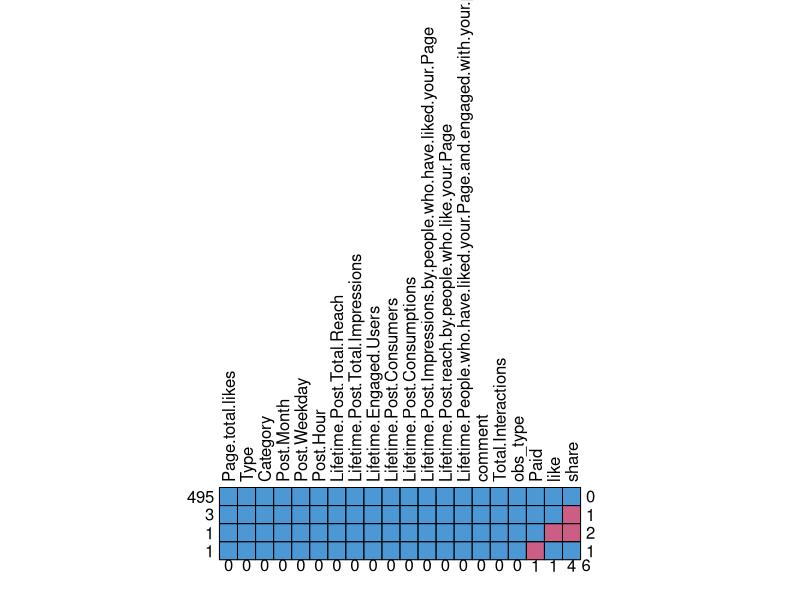
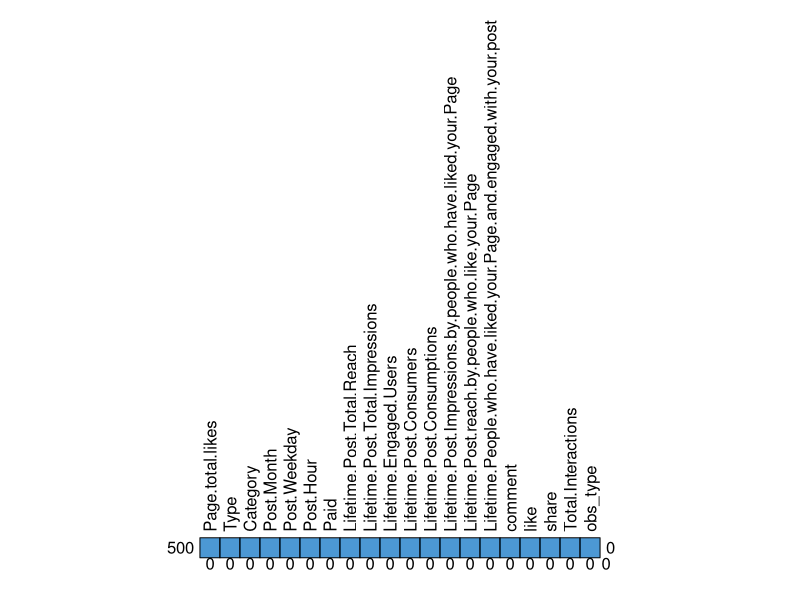
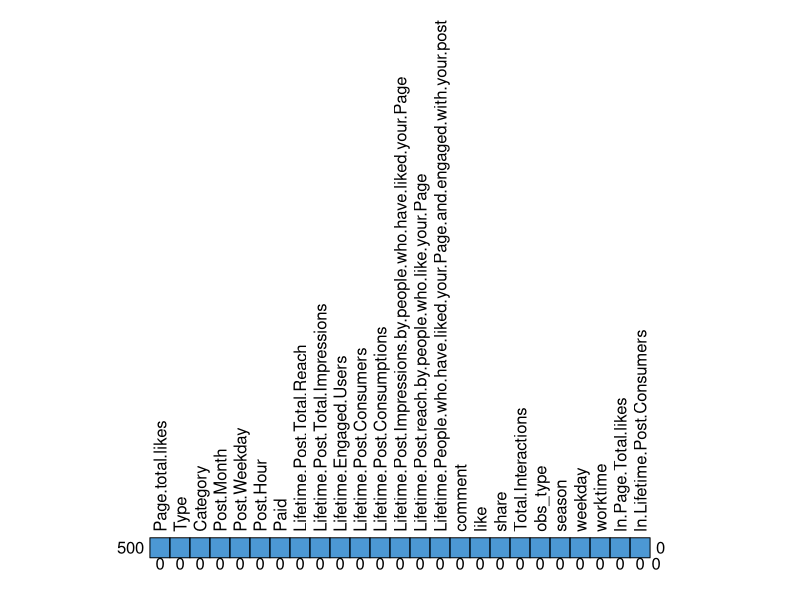
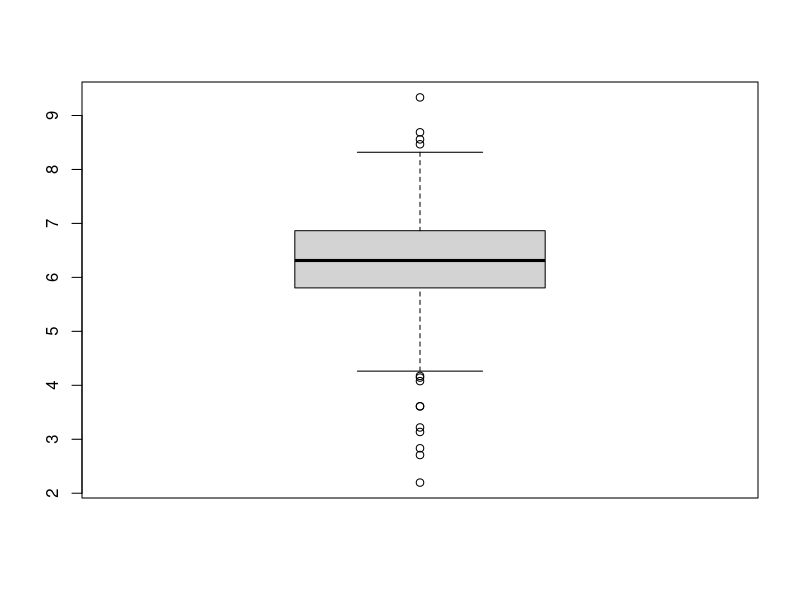
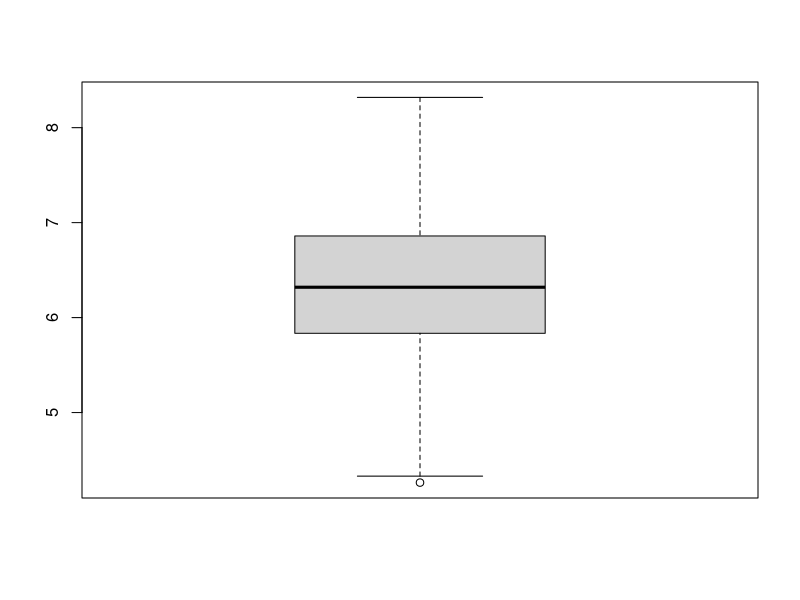

Source code (R) for these figures, in order: (Note: this script raises an error after producing the figures.)
## ---- chunk 1
knitr::opts_chunk$set(echo = TRUE)
## ---- chunk 2
setwd("C:/Users/jackw/Documents/R/Project2")
## ---- chunk 3
# install.packages("ggplot2")
# install.packages("GGally")
# install.packages("MASS")
# install.packages("rms")
# install.packages("car")
# install.packages("mice")
# install.packages("MLmetrics")
# install.packages("caret")
## ---- chunk 4
library(ggplot2)
library(GGally)
library(MASS)
library(rms)
library(car)
library(mice)
library(MLmetrics)
library(caret)
## ---- chunk 5
facebook <- read.csv("facebook_updated.csv", header = TRUE, sep = ",")
View(facebook)
## ---- chunk 6
md.pattern(facebook, rotate.names = TRUE) #check missing data
facebook$like[is.na(facebook$like)] <- 0 #replace missing data
facebook$share[is.na(facebook$share)] <- 0 
facebook$Paid[is.na(facebook$Paid)] <- 0 
facebook$comment[is.na(facebook$comment)] <- 0 
md.pattern(facebook, rotate.names = TRUE)# double check missing data
facebook$Category<-as.character(facebook$Category)

#create category variable
facebook$season<-NA
facebook$season[facebook$Post.Month<=2]<-'winter'
facebook$season[facebook$Post.Month>11]<-'winter'
facebook$season[facebook$Post.Month>=3 & facebook$Post.Month<6]<-'spring'
facebook$season[facebook$Post.Month>5 & facebook$Post.Month<9]<-'summer'
facebook$season[facebook$Post.Month>8&facebook$Post.Month<12]<-'autumn'
facebook$weekday<-NA
facebook$weekday[facebook$Post.Weekday<6]<-1
facebook$weekday[facebook$Post.Weekday>5]<-0
facebook$worktime<-0
facebook$worktime[facebook$Post.Hour>9 & facebook$Post.Hour<18]<-1

#transform
facebook$ln.Page.Total.likes<-log(facebook$Page.total.likes)
facebook$ln.Lifetime.Post.Consumers<-log(facebook$Lifetime.Post.Consumers)

# double check missing data
md.pattern(facebook, rotate.names = TRUE)
#summary all column
summary(facebook)
## ---- chunk 7
# Assuming 'facebook' is your data frame
boxplot_data <- facebook$ln.Lifetime.Post.Consumers
boxplot_result <- boxplot(boxplot_data, plot = TRUE, out = TRUE)

outlier_indices <- boxplot_result$out
outlier_rows <- which(boxplot_data %in% outlier_indices)
outliers_df <- data.frame(Row = outlier_rows, Value = boxplot_data[outlier_rows])

print(outliers_df)

facebook <- facebook[-outlier_rows, ]
head(facebook)

boxplot_data <- facebook$ln.Lifetime.Post.Consumers
boxplot_result <- boxplot(boxplot_data, plot = TRUE, out = TRUE)
summary(facebook$ln.Lifetime.Post.Consumers)
## ---- chunk 8
#create training and validation dataset
training_data <- subset(facebook_no_outliers, obs_type == "Training")
validation_data <- subset(facebook_no_outliers, obs_type == "Validation")
#model selection
m.mlr <- lm(ln.Lifetime.Post.Consumers ~ Type + season + worktime +I(ln.Page.Total.likes)
            + weekday + Category + Paid + Paid*ln.Page.Total.likes
            + Type*ln.Page.Total.likes + season*ln.Page.Total.likes + worktime*ln.Page.Total.likes +
              weekday*ln.Page.Total.likes + Category*ln.Page.Total.likes
            ,data = training_data)
summary(m.mlr)
plot(m.mlr)
## ---- chunk 9
stepwise_model <- step(m.mlr, direction = "both")
#remove insignificant variables 
stepwise<-lm(ln.Lifetime.Post.Consumers~  ln.Page.Total.likes + Type:ln.Page.Total.likes + 
               season:ln.Page.Total.likes, data=training_data)
summary(stepwise)
#diagnose
plot(stepwise)
avPlots(stepwise)
vif(stepwise)
## ---- chunk 10
#prediction
validation_data$Predicted_ln.Lifetime.Post.Consumers <- predict(stepwise, newdata = validation_data)
observed_values <- validation_data$ln.Lifetime.Post.Consumers
predicted_values <- validation_data$Predicted_ln.Lifetime.Post.Consumers

rmse <- RMSE(predicted_values, observed_values)
mae <- MAE(predicted_values, observed_values)
r_squared <- R2_Score(predicted_values, observed_values)
cat("Root Mean Squared Error (RMSE):", round(rmse, digits = 4))
cat("Mean Absolute Error (MAE):", round(mae, digits = 4))
cat("R-squared (R^2) Score:", round(r_squared, digits = 4))
## ---- chunk 11
ggplot(validation_data, aes(x = ln.Lifetime.Post.Consumers, y = Predicted_ln.Lifetime.Post.Consumers)) +
  geom_point() +
  geom_abline(intercept = 0, slope = 1, color = "red", linetype = "dashed") +
  labs(x = "Observed Values", y = "Predicted Values",
       title = "Observed vs. Predicted Values") +
  xlim(c(2,10)) +
  ylim(c(4,8)) +
  theme_bw()
## ---- chunk 12
# Residuals plot
ggplot(validation_data, aes(x = 1:nrow(validation_data), y = ln.Lifetime.Post.Consumers-Predicted_ln.Lifetime.Post.Consumers)) +
  geom_point() +
  geom_abline(intercept = 0, slope = 0, color = "red", linetype = "dashed") +
  labs(x = "Observation Index", y = "Residuals",
       title = "Observed vs. Predicted Values") +
  theme_bw()
